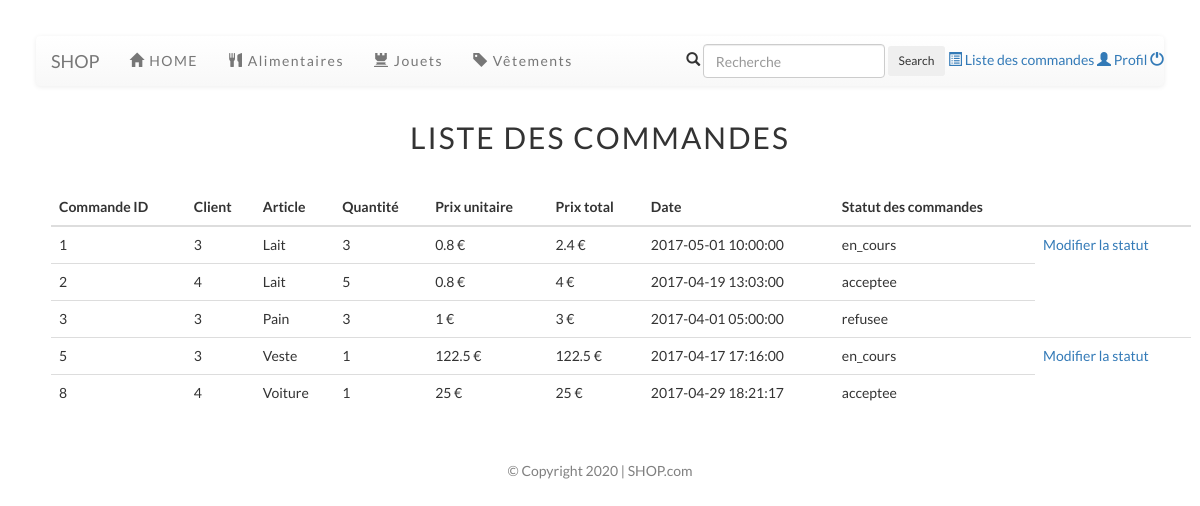
Page /listecommande.php (signed in) on the committed database.
### tables this page shows
CREATE TABLE `commande` (
  `cmdid` int(11) NOT NULL,
  `pid` int(11) NOT NULL,
  `uid` int(11) NOT NULL,
  `qte` int(10) UNSIGNED NOT NULL,
  `date` datetime NOT NULL,
  `statut` enum('en_cours','acceptee','refusee','') NOT NULL
);

CREATE TABLE `produits` (
  `pid` int(11) NOT NULL,
  `nom` varchar(50) NOT NULL,
  `description` text NOT NULL,
  `qte` int(11) UNSIGNED NOT NULL,
  `prix` float UNSIGNED NOT NULL,
  `uid` int(11) NOT NULL,
  `ctid` int(11) NOT NULL
);

### auth/loader.php (called while the page is built, shortened)
<?php
spl_autoload_register(function ($class) {
    $path = explode('\\',$class);
    $class = array_pop($path);
});
$idm = new Pw\Auth\Identity\IdentityManager();

### auth/IdentityManager.php (called while the page is built, shortened)
<?php
class IdentityManager implements \ArrayAccess{
    protected $storage;
    public function __construct(&$storage = null){
        if (is_array($storage)) {
            $this->storage = &$storage;
        } elseif ($storage instanceof ArrayAccess) {
            $this->storage = $storage;
        } else {
            $this->storage = &$_SESSION;
        }
    }
    public function hasIdentity(){
        return isset($this->storage[self::IDKEY]) && isset($this->storage[self::IDKEY]['identity']);
    }
    public function hasUid(){
        return $this->hasIdentity() && isset($this->storage[self::IDKEY]['uid']);
    }
    public function getUid(){
        return $this->storage[self::IDKEY]['uid'];
    }
}

### listecommande.php (the view, shortened to what this page needs)
<?php
	require('auth/EtreAuthentifie.php');
	$id = $idm->getUid();
	$res = $db->prepare('SELECT cmdid, commande.uid, commande.qte, prix, date, statut, nom FROM commande INNER JOIN produits ON commande.pid = produits.pid
	WHERE produits.uid ='.$id.' ORDER BY cmdid');
	$res->execute(['id'=>$id]);
    require ('include/header_ven.php');
?>
<p class = "titre"> Liste des commandes </p>
<div class ="container">
    <div class="row">
        <div class="col-lg-12 col-md-12 col-sm-12 col-xs-12">
            <table class = "table">
                <thead>
                    <tr>
						<th>Commande ID</th>
                        <th>Client</th>
						<th>Article</th>
                        <th>Quantité</th>
						<th>Prix unitaire</th>
						<th>Prix total</th>
                        <th>Date</th>
                        <th>Statut des commandes</th>
						<th></th>
                    </tr>
                </thead>
                <tbody>
<?php
                    foreach ($res as $value){
						$uid = $value ['uid'];
						$nom = $value ['nom'];
                        $cmdid = $value ['cmdid'];
                        $qte = $value['qte'];
                        $date = $value ['date'];
                        $statut = $value ['statut'];
						$prix = $value ['prix'];
						$prix_total = $prix*$qte;
?>
                        <tr>
                            <td><?php echo $cmdid ;?></td>
							<td><?php echo $uid ;?></td>
							<td><?php echo htmlspecialchars ($nom) ;?></td>
                            <td><?php echo $qte ;?></td>
							<td><?php echo $prix.' €' ;?></td>
							<td><?php echo $prix_total.' €' ;?></td>
                            <td><?php echo $date ;?></td>
                            <td><?php echo htmlspecialchars ($statut) ;?></td>
<?php
                       if($statut == "en_cours"){
?>
								<td>
									<a href="statut.php?cmdid=<?php echo $cmdid; ?>">Modifier la statut</a>
								</td>
                        </tr>
<?php
						}
					}
?>
                </tbody>
            </table>
        </div>
    </div>
</div>
<?php
	require ('include/footer.php');
?>

### include/header_ven.php (style rules this page uses)
.titre { text-align : center; text-transform: uppercase; letter-spacing: 2px; font-size : 3rem; margin-top: 3rem; margin-bottom: 3rem; }
body { font-family: "Lato"; padding : 3%; }

### rows in the picture
commande: cmdid "1", uid "3", pid.nom "Lait", qte "3", pid.prix "0.8", prix_total "2.4", date "2017-05-01 10:00:00", statut "en_cours"
commande: cmdid "2", uid "4", pid.nom "Lait", qte "5", pid.prix "0.8", prix_total "4", date "2017-04-19 13:03:00", statut "acceptee"
commande: cmdid "3", uid "3", pid.nom "Pain", qte "3", pid.prix "1", date "2017-04-01 05:00:00", statut "refusee"
commande: cmdid "5", uid "3", pid.nom "Veste", qte "1", pid.prix "122.5", date "2017-04-17 17:16:00", statut "en_cours"
commande: cmdid "8", uid "4", pid.nom "Voiture", qte "1", pid.prix "25", date "2017-04-29 18:21:17", statut "acceptee"
